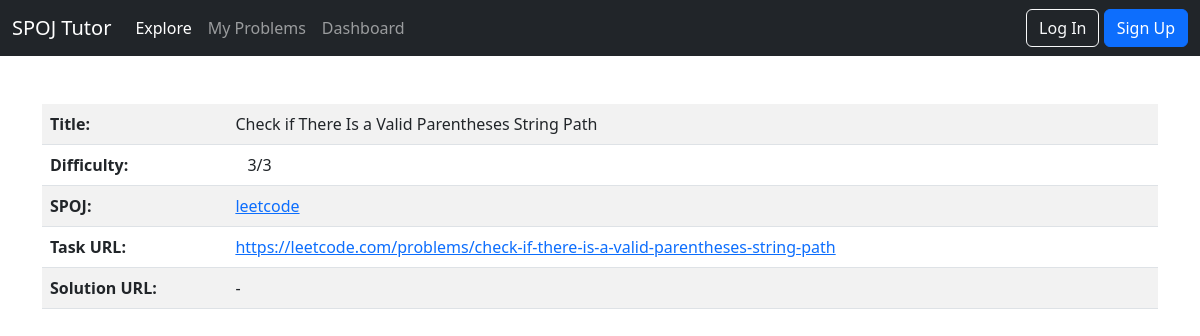
/tasks/2496/, run on the app's committed database.
### tasks/models.py (models this page shows, shortened)
class Task(models.Model):
    id = models.AutoField(primary_key=True)
    difficulty = models.PositiveIntegerField()
    title = models.CharField(max_length=125)
    spoj = models.ForeignKey(Spoj, on_delete=models.CASCADE)
    class Meta:
        unique_together = ("difficulty", "title", "spoj", "url", "solution_url")
    url = models.URLField(max_length=200, blank=True, null=True)
    solution_url = models.URLField(max_length=200, blank=True, null=True)

class Spoj(models.Model):
    name = models.CharField(max_length=255, primary_key=True)
    amount_of_difficulty_levels = models.IntegerField(null=False, blank=False)
    url = models.URLField(max_length=200)
    def __str__(self):
        return self.name

### tasks/views.py (the view)
# urls.py: path("<int:task_id>/", views.single_task, name="single_task"),
def single_task(request, task_id):
    found_task = get_object_or_404(Task, pk=task_id)
    return render(request, 'tasks/task.html', {'task': found_task})

### templates/tasks/task.html
{% extends 'base.html' %}
{% block content %}
    {%  include "tasks/task_info.html" with task=task %}
{% endblock content %}

### templates/tasks/task_info.html (shortened to what this page needs)
<table class="table-responsive-sm table  table-striped my-2">
    <tbody>
    <tr>
        <th>Title:</th>
        <td class="align-middle">{{ task.title }}</td>
    </tr>
    <tr>
        <th>Difficulty:</th>
        <td class="align-middle">
            <div class="diff container-lg rounded-2"
                 id="diff">{{ task.difficulty | add:1 }}/{{ task.spoj.amount_of_difficulty_levels }}
            </div>
        </td>
    </tr>
    <tr>
        <th>SPOJ:</th>
        <td class="align-middle">
            <a class="link" href={{ task.spoj.url }}>{{ task.spoj }} </a>
        </td>
    </tr>
    <tr>
        <th>Task URL:</th>
        <td class="align-middle">
            {% if task.url %}
                <a class="link" href={{ task.url }}>{{ task.url }}</a>
            {% else %}
                -
            {% endif %}
        </td>
    </tr>
    <tr>
        <th>Solution URL:</th>
        <td class="align-middle">
            {% if task.solution_url %}
                <a class="link" href={{ task.solution_url }}>{{ task.solution_url }}</a>
            {% else %}
                -
            {% endif %}
        </td>
    </tr>
    </tbody>
</table>

### data on the page
Task: title "Check if There Is a Valid Parentheses String Path", difficulty|add "3", spoj.amount_of_difficulty_levels "3", spoj "leetcode", url "https://leetcode.com/problems/check-if-there-is-a-valid-parentheses-string-path"
